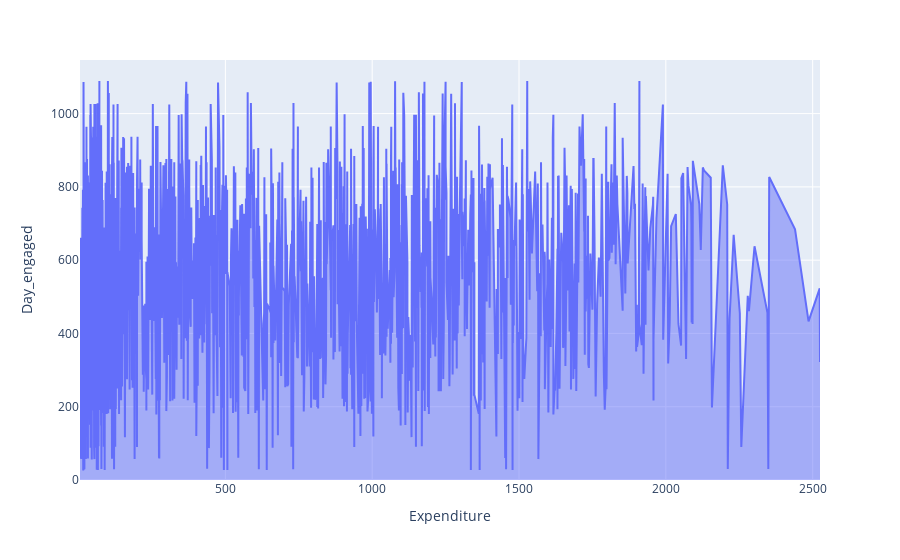

Notebook code cell kept with this figure:
### Code cell
plt.figure(figsize=(28, 6))
px.area(data,x="Expenditure", y="Day_engaged")

### Figure 1 — Plotly figure (JSON) as saved in the notebook; plotly's stock layout.template omitted (floating-point values rounded to 4 significant figures; data arrays with more than 128 entries replaced by an {"elided": "..."} marker saying what was removed)
{"data": [{"fillpattern": {"shape": ""}, "hovertemplate": "Expenditure=%{x}<br>Day_engaged=%{y}<extra></extra>", "legendgroup": "", "line": {"color": "#636efa"}, "marker": {"symbol": "circle"}, "mode": "lines", "name": "", "orientation": "v", "showlegend": false, "stackgroup": "1", "type": "scatter", "x": {"elided": "2216 int values"}, "xaxis": "x", "y": {"elided": "2216 int values"}, "yaxis": "y"}], "layout": {"legend": {"tracegroupgap": 0}, "margin": {"t": 60}, "xaxis": {"anchor": "y", "domain": [0, 1], "title": {"text": "Expenditure"}}, "yaxis": {"anchor": "x", "domain": [0, 1], "title": {"text": "Day_engaged"}}}}
